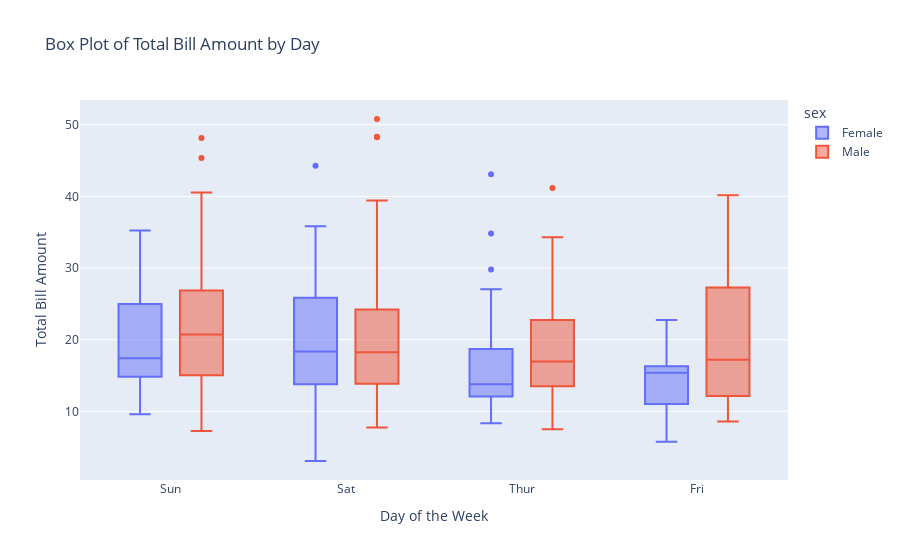

The notebook cell this image was saved under:
### Code cell
import seaborn as sns
import plotly.express as px

# Load the "tips" dataset using Seaborn
tips_data = sns.load_dataset('tips')

# Create a box plot using Plotly Express
fig = px.box(tips_data, x='day', y='total_bill', color='sex', title='Box Plot of Total Bill Amount by Day',
             labels={'day': 'Day of the Week', 'total_bill': 'Total Bill Amount'})

# Show the plot
fig.show()

### Figure 1 — Plotly figure (JSON) as saved in the notebook; plotly's stock layout.template omitted (floating-point values rounded to 4 significant figures; data arrays with more than 128 entries replaced by an {"elided": "..."} marker saying what was removed)
{"data": [{"alignmentgroup": "True", "hovertemplate": "sex=Female<br>Day of the Week=%{x}<br>Total Bill Amount=%{y}<extra></extra>", "legendgroup": "Female", "marker": {"color": "#636efa"}, "name": "Female", "notched": false, "offsetgroup": "Female", "orientation": "v", "showlegend": true, "type": "box", "x": ["Sun", "Sun", "Sun", "Sun", "Sun", "Sun", "Sat", "Sat", "Sat", "Sat", "Sat", "Sat", "Sun", "Sun", "Sat", "Sat", "Sat", "Sat", "Sat", "Sat", "Sat", "Thur", "Thur", "Fri", "Fri", "Fri", "Fri", "Fri", "Sat", "Sat", "Sat", "Sat", "Sat", "Sun", "Sun", "Thur", "Thur", "Thur", "Thur", "Thur", "Thur", "Thur", "Thur", "Thur", "Thur", "Thur", "Thur", "Thur", "Thur", "Thur", "Thur", "Thur", "Thur", "Thur", "Thur", "Thur", "Thur", "Sun", "Sun", "Sun", "Sun", "Sun", "Sat", "Sat", "Sun", "Sun", "Sun", "Thur", "Thur", "Thur", "Thur", "Thur", "Thur", "Thur", "Sat", "Sat", "Sat", "Sat", "Sat", "Fri", "Fri", "Fri", "Fri", "Sat", "Sat", "Sat", "Thur"], "x0": " ", "xaxis": "x", "y": [16.99, 24.59, 35.26, 14.83, 10.33, 16.97, 20.29, 15.77, 19.65, 15.06, 20.69, 16.93, 10.29, 34.81, 26.41, 16.45, 3.07, 17.07, 26.86, 25.28, 14.73, 10.07, 34.83, 5.75, 16.32, 22.75, 11.35, 15.38, 44.3, 22.42, 20.92, 14.31, 7.25, 25.71, 17.31, 10.65, 12.43, 24.08, 13.42, 12.48, 29.8, 14.52, 11.38, 20.27, 11.17, 12.26, 18.26, 8.51, 10.33, 14.15, 13.16, 17.47, 27.05, 16.43, 8.35, 18.64, 11.87, 29.85, 25, 13.39, 16.21, 17.51, 10.59, 10.63, 9.6, 20.9, 18.15, 19.81, 43.11, 13, 12.74, 13, 16.4, 16.47, 12.76, 13.27, 28.17, 12.9, 30.14, 13.42, 15.98, 16.27, 10.09, 22.12, 35.83, 27.18, 18.78], "y0": " ", "yaxis": "y"}, {"alignmentgroup": "True", "hovertemplate": "sex=Male<br>Day of the Week=%{x}<br>Total Bill Amount=%{y}<extra></extra>", "legendgroup": "Male", "marker": {"color": "#EF553B"}, "name": "Male", "notched": false, "offsetgroup": "Male", "orientation": "v", "showlegend": true, "type": "box", "x": {"elided": "157 str values"}, "x0": " ", "xaxis": "x", "y": {"elided": "157 float values"}, "y0": " ", "yaxis": "y"}], "layout": {"boxmode": "group", "legend": {"title": {"text": "sex"}, "tracegroupgap": 0}, "title": {"text": "Box Plot of Total Bill Amount by Day"}, "xaxis": {"anchor": "y", "domain": [0, 1], "title": {"text": "Day of the Week"}}, "yaxis": {"anchor": "x", "domain": [0, 1], "title": {"text": "Total Bill Amount"}}}}
